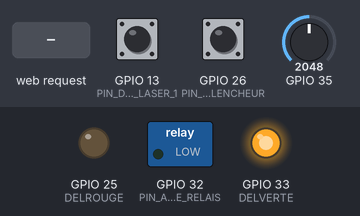
This sketch was run on a simulated ESP32. On the bench: switched loads named in the sketch (green lamp = pin HIGH), output pins drawn as LEDs (lit = HIGH). The test bench sets the inputs (shaded band); at power-on: GPIO 35 = 2048, GPIO 26 (PIN_BOUTON_DECLENCHEUR) HIGH, GPIO 13 (PIN_DETECTEUR_LASER_1) HIGH. WiFi joins after 1.5 s; servers stay silent unless stated; EEPROM starts erased; what the sketch prints to the serial monitor is not drawn.

Above: at 2.7 s.
2.8 s: GPIO 35 set to 1455
5.8 s: GPIO 35 set to 1333
At 6.1 s:
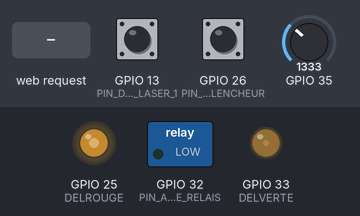
8.8 s: GPIO 26 (PIN_BOUTON_DECLENCHEUR) pulled LOW for 0.15 s
At 9.4 s:
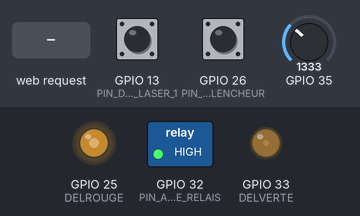
14.8 s: GPIO 26 (PIN_BOUTON_DECLENCHEUR) pulled LOW for 1 s
At 15.6 s:
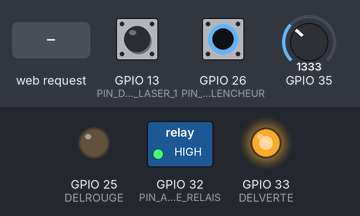
18.8 s: HTTP request GET /D received
At 19.5 s:
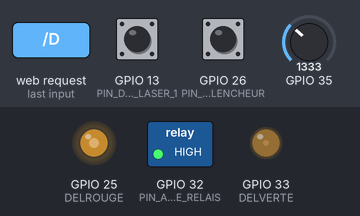
Timing chart, 0 to 22.8 s (numbered marks = the images above; inputs shaded):
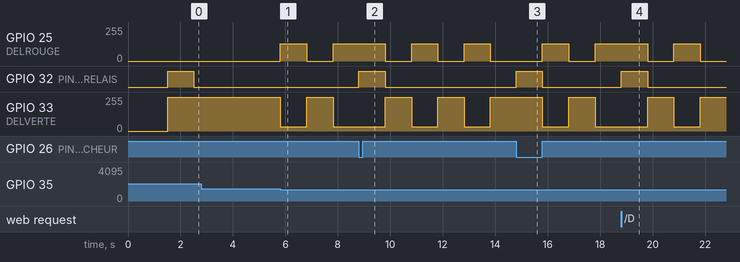

Measured:
- the behaviour switches between 1394 and 1393 on GPIO 35 (found by bisection; images 0 and 1)
- after the input at 5.8 s, GPIO 25 (DELROUGE): 0/255 → 128/255 at once, → 0/255 1.0 s later, → 128/255 1.0 s later; GPIO 33 (DELVERTE): 254/255 → 32/255 at once, → 254/255 1.0 s later, → 32/255 1.0 s later
- after the input at 8.8 s, GPIO 32 (PIN_ACTIVE_RELAIS): LOW → HIGH at once, → LOW 1.0 s later
- after the input at 14.8 s, GPIO 32 (PIN_ACTIVE_RELAIS): LOW → HIGH at once, → LOW 1.0 s later
- after the input at 18.8 s, GPIO 32 (PIN_ACTIVE_RELAIS): LOW → HIGH at once, → LOW 1.0 s later

The sketch:

Declencheur_de_relais_01.ino
```cpp
/*      DÉCLENCHEUR DE RELAIS
*
* Auteur : Richard Morel
*     2018-11-09
*
* Modification
*     2018-11-17
*     - Mesure du voltage d'entrée
*     - Ajout du clignotement de la DEL bleue
*       Relié sur la broche D33
*    2018-11-30
*     - Ajout du déclencheur de relais
*       Relié sur le GPIO 32
*     - Ajout du détecteur du rayon laser pour déclencher le relais
*       sur la coupure du faisceau
*       Relié sur la GPIO 13
*     - Ajout d'un interrupteur pour déclencher le relais
*       Relié sur la GPIO 25
*     - La DEL bleue suit l'état du détecteur laser
*    2018-11-01
*     - Ajout du serveur WEB
*     - Déplacer l'interrupteur pour déclencher le relais
*       sur le GPIO 26
*     - Remplacement de la DEL bleue par une DEL RGB
*     - La broche «rouge» de la DEL RGB se relie sur GPIO 25
*     - La broche «verte» de la DEL RGB se relie sur GPIO 33
*     2019-01-13
*     - Quelques corrections pour donner suite aux avertissements du compilateur
*
*/

// -----------------------------------------------------------------------------
//             Importation des fichiers et définition des variables
// -----------------------------------------------------------------------------

//******* Affichage DEL ********
// Afin d'ajuster au besoin l'intensité et la couleur de la DEL, le programme
// fait appel une fonction (ledcWrite) qui module la sortie PWM des broches
// selon la valeur fournie à la fonction
#define LEDC_CHANNEL_0_VERT     0
#define LEDC_CHANNEL_1_ROUGE    1

// use 13 bit precission for LEDC timer
#define LEDC_TIMER_13_BIT  13

// use 5000 Hz as a LEDC base frequency
#define LEDC_BASE_FREQ     5000

#define DELROUGE  25 // DEL rouge reliée au GPIO25
#define DELVERTE  33 // DEL verte reliée au GPIO33

byte byBrightnessVert;
byte byBrightnessRouge;

//******* Convertisseurs Analogique/Numérique ******
#include <driver/adc.h>
//ADC1_CHANNEL_7 D35 35

//*******   EEPROM   *****************
// Inclure la librairie de lecture et d'écriture de la mémoire flash
#include "EEPROM.h"

// définie le nombre de Bytes que l'on veut accéder
#define EEPROM_SIZE 64

//******  WIFI *********************
#include "connect_id_Wifi.h"
#include <WiFi.h>
WiFiServer server(80);

const char* chStatusWifi[] ={"WL_IDLE_STATUS", "WL_NO_SSID_AVAIL", "-",
                       "WL_CONNECTED ", "WL_CONNECT_FAILED ", "-",
                       "WL_DISCONNECTED"};

String stWifiConnectionNetwork = "Connecté";

// ***** Mesure de voltage ************
float flCalibrationDiviseurTsn = 8.02/7.97; // Valeur réelle diviser par
                                            // flVoltMesure lorsque
                                            // flCalibrationDiviseurTsn
                                            // égal à 1

int inSeuilDeVoltage = 7;              // Niveau d'alerte de basse tension
                                       // de l'alimentation d'entrée

float flReading;
float flVoltAlimCtrlReduit;
float flVoltMesure;


//*****  Interrupteurs, détecteurs et sorties ********
#define PIN_ACTIVE_RELAIS      32      // Sortie pour déclencher le relais
#define PIN_DETECTEUR_LASER_1  13      // Détecte une MALT à l'entrée D13

#define PIN_BOUTON_DECLENCHEUR 26      // Détecte une MALT à l'entrée D26

boolean blEtatLaser1;
boolean blTamponEtatLaser1;
boolean blEtatBtnDeclencheur;
boolean blTamponEtatBouton    = 1;
boolean blDeclencheRelais     = 0;
boolean blUnitDlReactMicroScd = 0;     // Unité du délai de réaction
                                       // 1 => microseconde
                                       // 0 => milliseconde

// La variable suivante est de type «uint64_t» car le temps,
// mesuré en millisecondes, deviendra rapidement un nombre grand
uint64_t u64HorodatageBtnDeclencheur = 0;  // La dernière fois que la broche
                                           // de sortie a été basculée

uint32_t u32DelaiReActInterup = 3000;  // Délai de réactivation
                                       // Pas plus d'un changement d'état
                                       // au 3 secondes pour éliminer
                                       // les intermittences


uint64_t u64HorodatageRayonCoupe = 0;  // La dernière fois que le rayon
                                       // laser a été coupé
uint32_t u32DelaiReActRayon = 3000;    // Pas plus d'un changement d'état
                                       // au 3 secondes pour éliminer
                                       // les intermittences

// Les prochaines variables sont de type «unsigned int»
// Ceci évite des valeurs négatives lors de la première lecture du EEPROM
// au SETUP avant qu'il y est eu une première écriture
// Sinon, il pourrait y avoir blocage du programme
// Ces données sont aléatoires avant la première écriture
uint32_t u32DelaiDeReaction  = 0;      // Durée d'attente avant d'activer le relais
uint32_t u32TempsRelaisActif = 2000;   // Durée d'activation du relais en milliseconde
uint32_t u32DelaiAvantRetour = 1000;   // Délai en milliseconde avant de redonner
                                       // la main à la suite du programme après
                                       // l'activation du relais


//******** Divers ***************
int inChronoDebutIndicModReseau = 0;   // Chrono Indique le mode réseau
int inChronoDebutIndicBattFbl   = 0;   // Chrono Indique batterie faible


// -------------------------------------------------------------------------------
// FONCTION  FONCTION   FONCTION    FONCTION    FONCTION    FONCTION    FONCTION
// -------------------------------------------------------------------------------

//*****  Activation du DEL   *****************
void ledcAnalogWrite(uint8_t channel, uint32_t value, uint32_t valueMax = 255) {
  // calculate duty, 8191 from 2 ^ 13 - 1
  if (value > valueMax){value = valueMax;}
  uint32_t duty = (8191 / valueMax) * value;

  // write duty to LEDC
  ledcWrite(channel, duty);
}

//******  Enregistrement dans la mémoire flash *******
void memFlashDataUser(){
  EEPROM.writeInt(0,  u32DelaiDeReaction);
  EEPROM.writeInt(4,  u32TempsRelaisActif);
  EEPROM.writeInt(8,  u32DelaiAvantRetour);
  EEPROM.writeInt(12, blUnitDlReactMicroScd);
  EEPROM.commit();
}

//***  Attente selon le délai de réaction ****
void delaiDeReaction(){
  if (blUnitDlReactMicroScd){
    delayMicroseconds(u32DelaiDeReaction);   // délai avant d'activer
                                             // le relais (en microseconde)
  }
  else {
    delay(u32DelaiDeReaction);               // délai avant d'activer
                                             // le relais (en milliseconde)
  }
}

//******   Activation du relais **************
void declencheRelais(){
  digitalWrite(PIN_ACTIVE_RELAIS, HIGH);     // Déclenche le relais
  delay(u32TempsRelaisActif);                // Attente en milliseconde
  digitalWrite(PIN_ACTIVE_RELAIS, LOW);      // Relâche le relais
  delay(u32DelaiAvantRetour);                // Attente en milliseconde
}

//*****  Choix d'affichage de la couleur du DEL *******
void AfficheVertCWRougePA(){
   if (stWifiConnectionNetwork=="Non connecté au réseau") {
      byBrightnessVert  = 0 ;
      byBrightnessRouge = 255 ;
      // set the brightness on LEDC channel 0
      ledcAnalogWrite(LEDC_CHANNEL_0_VERT, byBrightnessVert);
      // set the brightness on LEDC channel 1
      ledcAnalogWrite(LEDC_CHANNEL_1_ROUGE,byBrightnessRouge);
  }
  else
  {
      byBrightnessVert  = 255;
      byBrightnessRouge = 0 ;
      ledcAnalogWrite(LEDC_CHANNEL_0_VERT, byBrightnessVert);
      ledcAnalogWrite(LEDC_CHANNEL_1_ROUGE,byBrightnessRouge);
  }
}


 // *******  html Serveur Web ********
 #include "do_Web.h"

// -------------------------------------------------------------------------------
// SETUP   SETUP   SETUP   SETUP   SETUP   SETUP   SETUP   SETUP   SETUP   SETUP
// -------------------------------------------------------------------------------
void setup() {
  Serial.begin(115200);
  Serial.println();


  //**********  EEPROM *************
  if (!EEPROM.begin(EEPROM_SIZE))
  {
    Serial.println("failed to initialise EEPROM"); delay(1000000);
  }

  Serial.println();

  // Lecture des valeurs sauvegardées dans le EEPROM
  u32DelaiDeReaction     = EEPROM.readInt(0);
  u32TempsRelaisActif    = EEPROM.readInt(4);
  u32DelaiAvantRetour    = EEPROM.readInt(8);
  blUnitDlReactMicroScd  = EEPROM.readInt(12);

  if (u32DelaiDeReaction == 4294967295){ // valeur par défaut du ESP
      u32DelaiDeReaction  = 0;           // Changer sinon le programme est figé
      u32TempsRelaisActif = 1000;        // pour longtemps
      u32DelaiAvantRetour = 0;

      memFlashDataUser();

      u32DelaiDeReaction     = EEPROM.readInt(0);  // Validation
      u32TempsRelaisActif    = EEPROM.readInt(4);
      u32DelaiAvantRetour    = EEPROM.readInt(8);
      blUnitDlReactMicroScd  = EEPROM.readInt(12);
  }
  Serial.print(u32DelaiDeReaction);
  Serial.println(" delaiDeReaction " );

  Serial.print(u32TempsRelaisActif);
  Serial.println(" tempsRelaisActif " );

  Serial.print(u32DelaiAvantRetour);
  Serial.println(" delaiAvantRetour " );

  Serial.print(blUnitDlReactMicroScd);
  Serial.println(" Bool unité délai de réaction " );

  //**********  ENTRÉES - SORTIES *************
  pinMode(PIN_ACTIVE_RELAIS, OUTPUT );
  digitalWrite(PIN_ACTIVE_RELAIS, LOW);

  pinMode(PIN_DETECTEUR_LASER_1, INPUT);
  pinMode(PIN_BOUTON_DECLENCHEUR, INPUT_PULLUP);   // active la résistance
                                                   // de pull-up interne sur le +3V

  //**********  CONVERTISSEURS ANALOGIQUE/NUMÉRIQUE *************
  //     Configuration pour faire des mesures sur D35
  //     (voltage de la source d'alimentation) ******
  adc1_config_width(ADC_WIDTH_BIT_12);         // Définie la résolution (0 à 4095)
  adc1_config_channel_atten(ADC1_CHANNEL_7,    // Le voltage maximum au GPIO
                            ADC_ATTEN_DB_11);  // est de 3.3V

  // *********** WIFI ****************************
  // Configuration d'une adresse IP statique
  if (!WiFi.config(local_IP, gateway, subnet)) {
    Serial.println("STA Failed to configure");
  }

  WiFi.begin(ssid, password);
  delay(1000);
  uint8_t retries = 15;

  while (WiFi.status() != WL_CONNECTED) {
      delay(500);
      Serial.print("..");
      Serial.print(WiFi.status());
      Serial.print("-");
      Serial.println(retries);
      retries--;
      if (retries == 0) {
        int intStatus = WiFi.status();
        if (intStatus==255){intStatus=2;}
        Serial.print("..");
        Serial.print(WiFi.status());
        Serial.print("-");
        Serial.println(retries);
        Serial.print("WiFi status :");
        Serial.print(WiFi.status());
        Serial.print("->");
        Serial.println(chStatusWifi[intStatus]);
        stWifiConnectionNetwork = "Non connecté au réseau";
        break;
      }
  }

    Serial.println(stWifiConnectionNetwork);
  if (stWifiConnectionNetwork=="Non connecté au réseau") {
     Serial.println("- * Activation du point d'accès Wifi * - ");
     WiFi.softAP(ssid_AP, password_AP);
     IPAddress myIP = WiFi.softAPIP();
     Serial.print("AP IP address: ");
     Serial.println(myIP);
  }
  else{
  Serial.print("WiFi status :");
  Serial.println(WiFi.status());
  Serial.println("");
  Serial.println("WiFi connected.");
  Serial.println("IP address: ");
  Serial.println(WiFi.localIP());
  }

   server.begin();

  //**********  DEL *************
  // Setup timer and attach timer to a led pin
  ledcSetup(LEDC_CHANNEL_0_VERT, LEDC_BASE_FREQ, LEDC_TIMER_13_BIT);
  ledcAttachPin(DELVERTE, LEDC_CHANNEL_0_VERT);
  ledcSetup(LEDC_CHANNEL_1_ROUGE, LEDC_BASE_FREQ, LEDC_TIMER_13_BIT);
  ledcAttachPin(DELROUGE, LEDC_CHANNEL_1_ROUGE);

  AfficheVertCWRougePA();

  //***** Divers ******
  inChronoDebutIndicModReseau = millis();
  Serial.println("PRÊT");
}

// -------------------------------------------------------------------------------
// LOOP     LOOP     LOOP     LOOP     LOOP     LOOP     LOOP     LOOP     LOOP
// -------------------------------------------------------------------------------
void loop() {
  //******* Lecture des entrées numériques  ******
  blEtatLaser1 = digitalRead(PIN_DETECTEUR_LASER_1);
 if (blEtatLaser1 != blTamponEtatLaser1){
    if ((millis() - u64HorodatageRayonCoupe) > u32DelaiReActRayon) {
        blTamponEtatLaser1 = blEtatLaser1;         // Mémorise le nouvel état
        u64HorodatageRayonCoupe = millis();
    }
  }

  blEtatBtnDeclencheur = digitalRead(PIN_BOUTON_DECLENCHEUR);
  if (blEtatBtnDeclencheur != blTamponEtatBouton){
     if ((millis() - u64HorodatageBtnDeclencheur) > u32DelaiReActInterup) {
        blTamponEtatBouton = blEtatBtnDeclencheur; // Mémorise le nouvel état
        u64HorodatageBtnDeclencheur = millis();
      }
  }

  //***********  ACTIONS *****************
  if (!blTamponEtatLaser1){;   // si l'état du détecteur est 0 (faisceau coupé)
    delaiDeReaction();
    declencheRelais();
    blTamponEtatLaser1 = 1;
  }

  if (!blTamponEtatBouton){;   // si l'état du bouton est 0
    delaiDeReaction();
    declencheRelais();
    blTamponEtatBouton = 1;
  }

  if (blDeclencheRelais){;     // si la commande web D reçue
    blDeclencheRelais = 0;
    delaiDeReaction();
    declencheRelais();
  }

  // ******* ********   Lecture du voltage d'alimentation   **********************
  //
  // Méthode de G6EJD  (applicable si l'atténuation est 11dB
  // et la résolution est 12 bits)
  flReading = analogRead(35);
  flVoltAlimCtrlReduit = -0.000000000000016*pow(flReading,4)
                               +0.000000000118171*pow(flReading,3)
                               -0.000000301211691*pow(flReading,2)
                               +0.001109019271794*flReading+0.034143524634089;
  flVoltMesure = flVoltAlimCtrlReduit*122/22;     // Diviseur de tension
                                                        // 100K, 22K
  flVoltMesure = flVoltMesure*flCalibrationDiviseurTsn; // correction attribuable aux
                                                        // valeurs imprécises du diviseur
                                                        // de tension et au changement
                                                        // de ESP32

  // Serial.print(flReading); Serial.print(" DigitalValueVoltAlimCtrl ");
  // Serial.print(flVoltAlimCtrlReduit); Serial.print(" flVoltAlimCtrlReduit  ");
  // Serial.print(flVoltMesure); Serial.println(" flVoltMesure");
  // Serial.println(" ");

  Serial.print(blEtatLaser1); Serial.print(" État détecteur Laser,");
  Serial.print(blEtatBtnDeclencheur); Serial.print(" État Interrupteur,");
  Serial.print(flVoltMesure); Serial.println(" Voltage d'alimentation,");

  // *****************   Traitement de l'affichage du DEL  ************************
  //
  if (flVoltMesure > inSeuilDeVoltage ){          // Voltage d'alimentation > 7 volts
     AfficheVertCWRougePA();
  }else{                                          // Voltage d'alimentation < 7 volts
    if ((millis() - inChronoDebutIndicModReseau) > 1000){
       if (inChronoDebutIndicBattFbl == 0) {
          inChronoDebutIndicBattFbl= millis();    // Démarre le chrono Indique
                                                  // batterie faible
       }
       if ((millis() - inChronoDebutIndicBattFbl) < 1000){ // DEL ORANGE pendant
                                                           // 1 seconde
          ledcAnalogWrite(LEDC_CHANNEL_0_VERT,   32);
          ledcAnalogWrite(LEDC_CHANNEL_1_ROUGE, 128);
       }
       else{
          AfficheVertCWRougePA();                 // Vert Client Wifi
                                                  // Rouge Point d'accès
          inChronoDebutIndicModReseau = millis(); // Démarre le chrono
                                                  // Indication le mode réseau
          inChronoDebutIndicBattFbl = 0;          // Remet à zéro le chrono
                                                  // Indication batterie faible
      }
    }
  }

  do_Web();

} // # Fin du
```

connect_id_Wifi.h
```cpp
const char* ssid     = "Le nom du réseau WiFi"; // Réseau à accéder
const char* password = "Le mot de passe du réseau WiFI";

const char* ssid_AP = "Nom donné au point d'accès"; // Point d'accès
const char* password_AP = "Mot de passe donné au point d'accès";


// Set your Static IP address
IPAddress local_IP(192, 168, 1, 141);
// Set your Gateway IP address
IPAddress gateway(192, 168, 1, 1);

IPAddress subnet(255, 255, 0, 0);
```

Source omitted: do_Web.h (9833 bytes)
